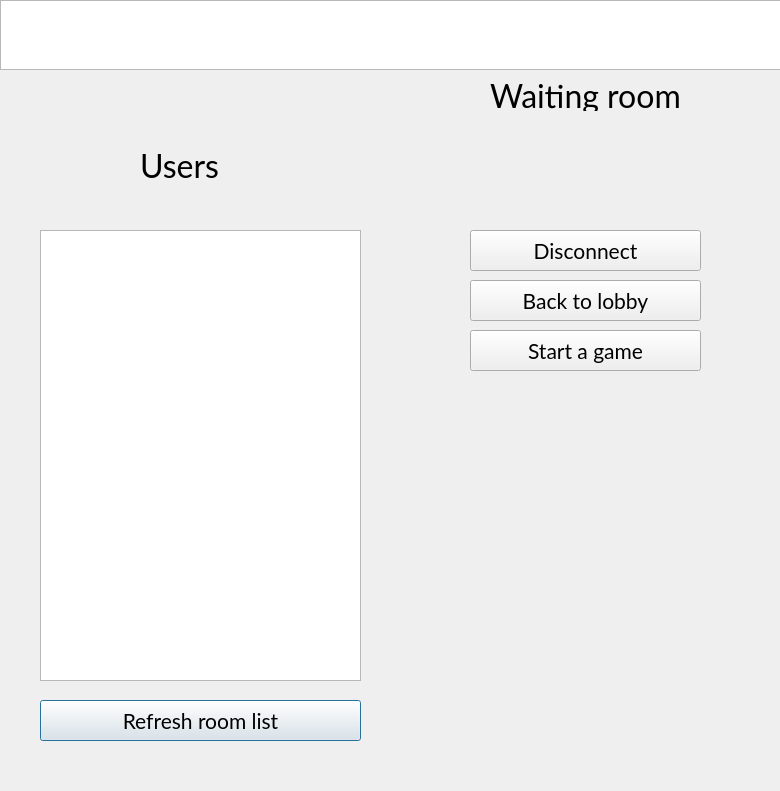
<?xml version="1.0" encoding="UTF-8"?>
<ui version="4.0">
 <class>WaitingRoom</class>
 <widget class="QDialog" name="WaitingRoom">
  <property name="geometry">
   <rect>
    <x>0</x>
    <y>0</y>
    <width>780</width>
    <height>791</height>
   </rect>
  </property>
  <property name="font">
   <font>
    <family>Lato</family>
    <pointsize>16</pointsize>
   </font>
  </property>
  <property name="windowTitle">
   <string>Dialog</string>
  </property>
  <widget class="QPushButton" name="refreshUserListBtn">
   <property name="geometry">
    <rect>
     <x>40</x>
     <y>700</y>
     <width>321</width>
     <height>41</height>
    </rect>
   </property>
   <property name="text">
    <string>Refresh room list</string>
   </property>
  </widget>
  <widget class="QLabel" name="label_3">
   <property name="geometry">
    <rect>
     <x>490</x>
     <y>80</y>
     <width>201</width>
     <height>31</height>
    </rect>
   </property>
   <property name="font">
    <font>
     <family>Lato</family>
     <pointsize>24</pointsize>
    </font>
   </property>
   <property name="text">
    <string>Waiting room</string>
   </property>
   <property name="alignment">
    <set>Qt::AlignLeading|Qt::AlignLeft|Qt::AlignVCenter</set>
   </property>
  </widget>
  <widget class="QListWidget" name="usersList">
   <property name="geometry">
    <rect>
     <x>40</x>
     <y>230</y>
     <width>321</width>
     <height>451</height>
    </rect>
   </property>
  </widget>
  <widget class="QLabel" name="label_6">
   <property name="geometry">
    <rect>
     <x>140</x>
     <y>150</y>
     <width>201</width>
     <height>31</height>
    </rect>
   </property>
   <property name="font">
    <font>
     <family>Lato</family>
     <pointsize>24</pointsize>
    </font>
   </property>
   <property name="text">
    <string>Users</string>
   </property>
   <property name="alignment">
    <set>Qt::AlignLeading|Qt::AlignLeft|Qt::AlignVCenter</set>
   </property>
  </widget>
  <widget class="QPushButton" name="createRoomBtn">
   <property name="geometry">
    <rect>
     <x>470</x>
     <y>330</y>
     <width>231</width>
     <height>41</height>
    </rect>
   </property>
   <property name="text">
    <string>Start a game</string>
   </property>
  </widget>
  <widget class="QTextEdit" name="msgText">
   <property name="enabled">
    <bool>true</bool>
   </property>
   <property name="geometry">
    <rect>
     <x>0</x>
     <y>0</y>
     <width>781</width>
     <height>70</height>
    </rect>
   </property>
   <property name="font">
    <font>
     <family>Lato</family>
     <pointsize>18</pointsize>
    </font>
   </property>
   <property name="lineWidth">
    <number>1</number>
   </property>
   <property name="horizontalScrollBarPolicy">
    <enum>Qt::ScrollBarAlwaysOff</enum>
   </property>
   <property name="readOnly">
    <bool>true</bool>
   </property>
   <property name="html">
    <string>&lt;!DOCTYPE HTML PUBLIC &quot;-//W3C//DTD HTML 4.0//EN&quot; &quot;http://www.w3.org/TR/REC-html40/strict.dtd&quot;&gt;
&lt;html&gt;&lt;head&gt;&lt;meta name=&quot;qrichtext&quot; content=&quot;1&quot; /&gt;&lt;meta charset=&quot;utf-8&quot; /&gt;&lt;style type=&quot;text/css&quot;&gt;
p, li { white-space: pre-wrap; }
hr { height: 1px; border-width: 0; }
li.unchecked::marker { content: &quot;\2610&quot;; }
li.checked::marker { content: &quot;\2612&quot;; }
&lt;/style&gt;&lt;/head&gt;&lt;body style=&quot; font-family:'Lato'; font-size:18pt; font-weight:400; font-style:normal;&quot;&gt;
&lt;p style=&quot;-qt-paragraph-type:empty; margin-top:0px; margin-bottom:0px; margin-left:0px; margin-right:0px; -qt-block-indent:0; text-indent:0px;&quot;&gt;&lt;br /&gt;&lt;/p&gt;&lt;/body&gt;&lt;/html&gt;</string>
   </property>
  </widget>
  <widget class="QPushButton" name="disconnectBtn">
   <property name="geometry">
    <rect>
     <x>470</x>
     <y>230</y>
     <width>231</width>
     <height>41</height>
    </rect>
   </property>
   <property name="text">
    <string>Disconnect</string>
   </property>
  </widget>
  <widget class="QPushButton" name="toLobbyBtn">
   <property name="geometry">
    <rect>
     <x>470</x>
     <y>280</y>
     <width>231</width>
     <height>41</height>
    </rect>
   </property>
   <property name="text">
    <string>Back to lobby</string>
   </property>
  </widget>
 </widget>
 <resources/>
 <connections/>
</ui>
